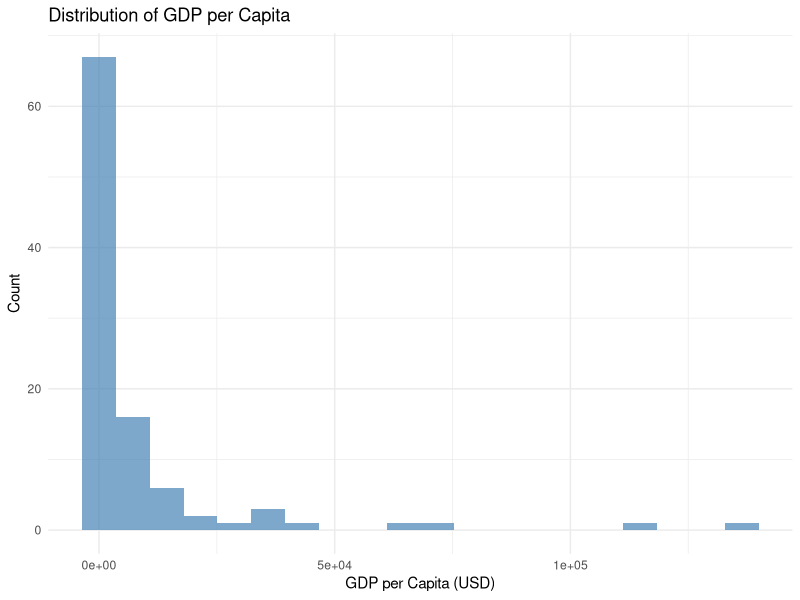
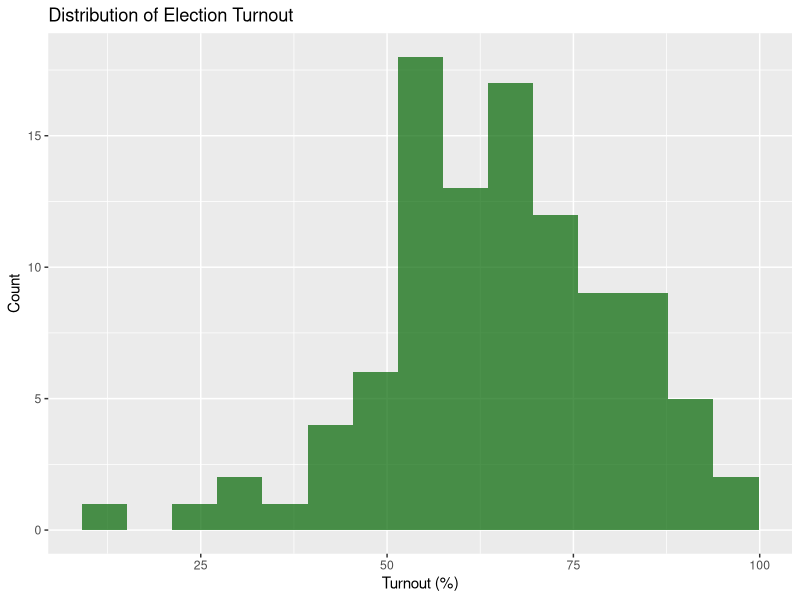
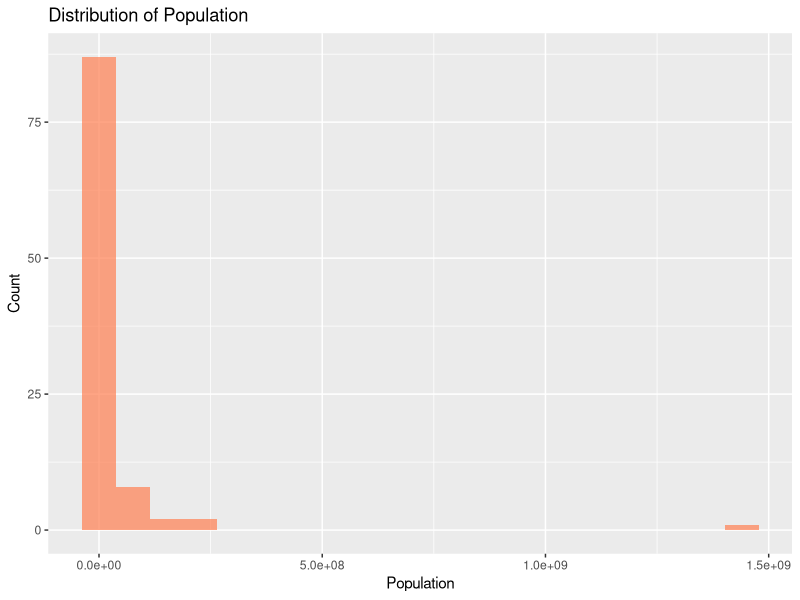
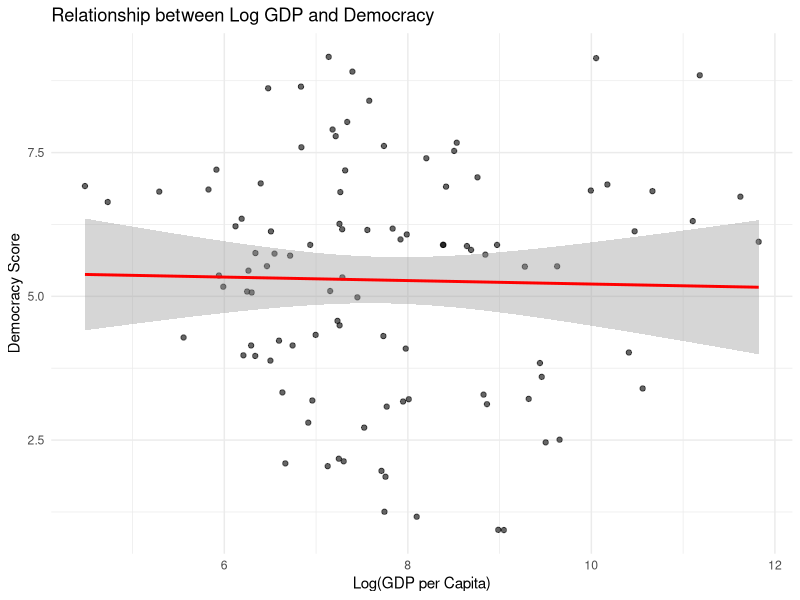
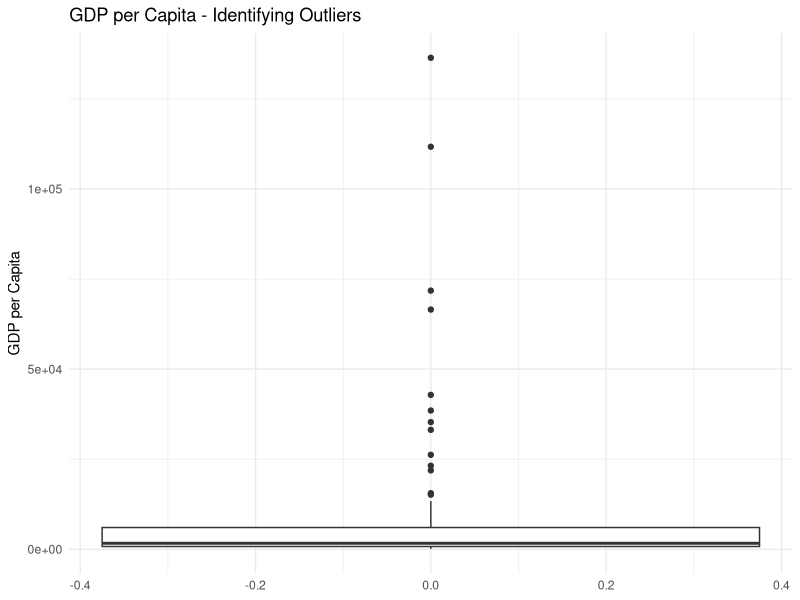
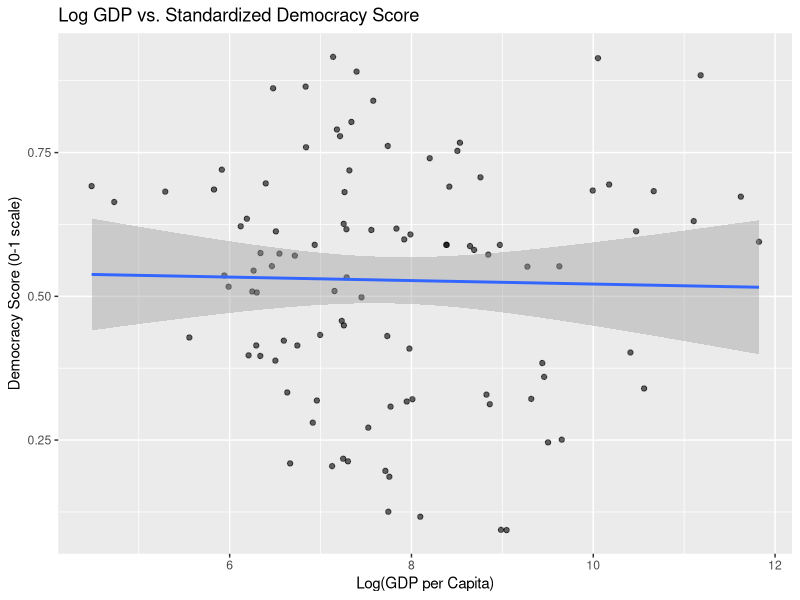

Write R code to recreate these figures, in order.
## ---- chunk 1
library(tidyverse)
library(scales)
set.seed(1234)  # For reproducible examples
## ---- chunk 2
# Create sample data that mimics real political science variables
countries <- data.frame(
  country = paste("Country", 1:100),
  gdp_per_capita = rlnorm(100, meanlog = 8, sdlog = 1.5),  # Log-normal distribution
  population = rlnorm(100, meanlog = 15, sdlog = 2),       # Highly skewed
  democracy_score = rbeta(100, 2, 2) * 10,                # Bounded 0-10
  election_turnout = rnorm(100, 65, 15),                   # Normal-ish
  regime_type = sample(c("Democracy", "Hybrid", "Autocracy"), 100,
                      prob = c(0.4, 0.3, 0.3), replace = TRUE)
)

head(countries)
## ---- chunk 3
# Basic histogram
countries %>%
  ggplot(aes(x = gdp_per_capita)) +
  geom_histogram(bins = 20, fill = "steelblue", alpha = 0.7) +
  labs(title = "Distribution of GDP per Capita",
       x = "GDP per Capita (USD)",
       y = "Count") +
  theme_minimal()
## ---- chunk 4
# Election turnout - closer to normal
countries %>%
  ggplot(aes(x = election_turnout)) +
  geom_histogram(bins = 15, fill = "darkgreen", alpha = 0.7) +
  labs(title = "Distribution of Election Turnout",
       x = "Turnout (%)",
       y = "Count")
## ---- chunk 5
# Population - highly right-skewed
countries %>%
  ggplot(aes(x = population)) +
  geom_histogram(bins = 20, fill = "coral", alpha = 0.7) +
  labs(title = "Distribution of Population",
       x = "Population",
       y = "Count") +
  scale_x_continuous(labels = label_scientific())
## ---- chunk 6
# Add log-transformed variables
countries <- countries %>%
  mutate(
    log_gdp = log(gdp_per_capita),
    log_population = log(population)
  )
## ---- chunk 7
# Create side-by-side comparison
p1 <- countries %>%
  ggplot(aes(x = gdp_per_capita)) +
  geom_histogram(bins = 20, fill = "steelblue", alpha = 0.7) +
  labs(title = "Original GDP per Capita", x = "GDP per Capita") +
  theme_minimal()

p2 <- countries %>%
  ggplot(aes(x = log_gdp)) +
  geom_histogram(bins = 20, fill = "steelblue", alpha = 0.7) +
  labs(title = "Log GDP per Capita", x = "Log(GDP per Capita)") +
  theme_minimal()

# Display plots side by side (you might need gridExtra package)
# grid.arrange(p1, p2, ncol = 2)
## ---- chunk 8
# Example: How does log GDP relate to democracy scores?
countries %>%
  ggplot(aes(x = log_gdp, y = democracy_score)) +
  geom_point(alpha = 0.6) +
  geom_smooth(method = "lm", color = "red") +
  labs(title = "Relationship between Log GDP and Democracy",
       x = "Log(GDP per Capita)",
       y = "Democracy Score") +
  theme_minimal()
## ---- chunk 9
# Create GDP categories
countries <- countries %>%
  mutate(
    gdp_category = case_when(
      gdp_per_capita < 5000 ~ "Low Income",
      gdp_per_capita < 20000 ~ "Middle Income",
      gdp_per_capita >= 20000 ~ "High Income"
    ),
    # Alternative using quantiles
    gdp_tertile = case_when(
      gdp_per_capita <= quantile(gdp_per_capita, 0.33) ~ "Bottom Third",
      gdp_per_capita <= quantile(gdp_per_capita, 0.67) ~ "Middle Third",
      TRUE ~ "Top Third"
    )
  )

# Check the distribution
table(countries$gdp_category)
## ---- chunk 10
# Sometimes you need to collapse categories
countries <- countries %>%
  mutate(
    simple_regime = case_when(
      regime_type == "Democracy" ~ "Democratic",
      regime_type %in% c("Hybrid", "Autocracy") ~ "Non-Democratic"
    )
  )

table(countries$simple_regime)
## ---- chunk 11
# Create dummy variables for regime types
countries <- countries %>%
  mutate(
    is_democracy = ifelse(regime_type == "Democracy", 1, 0),
    is_hybrid = ifelse(regime_type == "Hybrid", 1, 0),
    is_autocracy = ifelse(regime_type == "Autocracy", 1, 0)
  )

# Check correlations (should be negative - if one is 1, others are 0)
cor(countries[c("is_democracy", "is_hybrid", "is_autocracy")])
## ---- chunk 12
# Introduce some missing data for demonstration
countries_with_missing <- countries %>%
  mutate(
    # Randomly assign some missing values
    democracy_score = ifelse(runif(n()) < 0.1, NA, democracy_score),
    election_turnout = ifelse(runif(n()) < 0.05, NA, election_turnout)
  )

# Check missing data patterns
summary(countries_with_missing)
## ---- chunk 13
# Box plot to identify outliers
countries %>%
  ggplot(aes(y = gdp_per_capita)) +
  geom_boxplot() +
  labs(title = "GDP per Capita - Identifying Outliers",
       y = "GDP per Capita") +
  theme_minimal()

# Statistical approach: values beyond 1.5 * IQR
outlier_threshold <- quantile(countries$gdp_per_capita, 0.75) +
                     1.5 * IQR(countries$gdp_per_capita)

countries %>%
  filter(gdp_per_capita > outlier_threshold) %>%
  select(country, gdp_per_capita)
## ---- chunk 14
# Option 1: Remove outliers (use cautiously!)
countries_no_outliers <- countries %>%
  filter(gdp_per_capita <= outlier_threshold)

# Option 2: Winsorize (cap at certain percentiles)
countries_winsorized <- countries %>%
  mutate(
    gdp_winsorized = case_when(
      gdp_per_capita > quantile(gdp_per_capita, 0.95) ~ quantile(gdp_per_capita, 0.95),
      gdp_per_capita < quantile(gdp_per_capita, 0.05) ~ quantile(gdp_per_capita, 0.05),
      TRUE ~ gdp_per_capita
    )
  )
## ---- chunk 15
# Always document your transformations
countries_final <- countries %>%
  mutate(
    # Log transformation for skewed economic variables
    log_gdp_pc = log(gdp_per_capita),  # Natural log of GDP per capita
    log_pop = log(population),         # Natural log of population

    # Standardized democracy score (0-1 scale)
    democracy_01 = democracy_score / 10,

    # Binary regime classification
    democratic = ifelse(regime_type == "Democracy", 1, 0)
  ) %>%
  # Keep original variables for comparison
  select(country, gdp_per_capita, log_gdp_pc, democracy_score, democracy_01,
         regime_type, democratic, everything())
## ---- chunk 16
# Always examine your transformations
summary(countries_final[c("gdp_per_capita", "log_gdp_pc", "democracy_score", "democracy_01")])

# Visualize relationships
countries_final %>%
  ggplot(aes(x = log_gdp_pc, y = democracy_01)) +
  geom_point(alpha = 0.6) +
  geom_smooth(method = "lm") +
  labs(title = "Log GDP vs. Standardized Democracy Score",
       x = "Log(GDP per Capita)",
       y = "Democracy Score (0-1 scale)")
